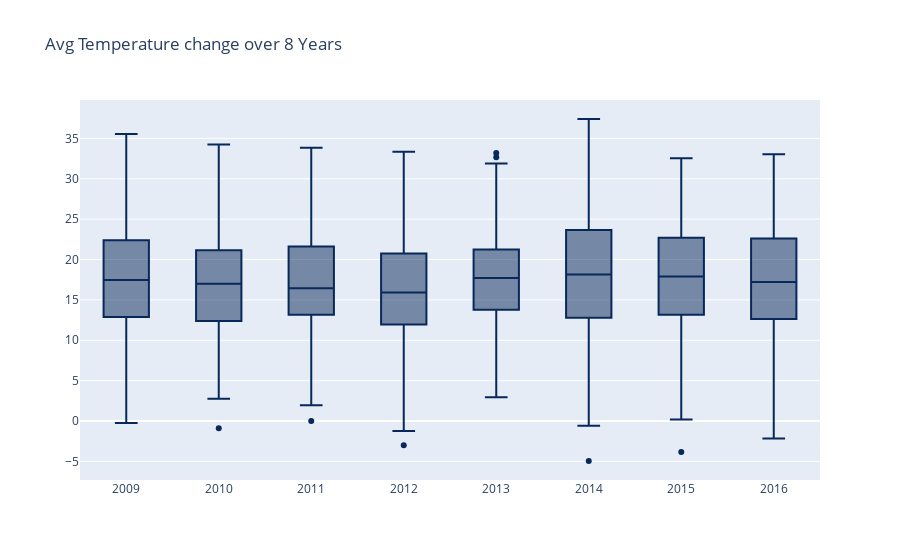

Source (notebook cell):
### Markdown cell above
### Box plot to find the avg temperature pattern over the 8 years

### Code cell
first_plot= fig = go.Figure()
fig.add_trace(go.Box(
    y=df_group['AvgTemp'],
    x=df_group['Year'],
    marker_color='rgb(7,40,89)',
))

fig.update_layout(title='Avg Temperature change over 8 Years')
fig.show()

### Figure 1 — Plotly figure (JSON) as saved in the notebook; plotly's stock layout.template omitted (floating-point values rounded to 4 significant figures; data arrays with more than 128 entries replaced by an {"elided": "..."} marker saying what was removed)
{"data": [{"marker": {"color": "rgb(7,40,89)"}, "type": "box", "x": {"elided": "4416 int values"}, "y": {"elided": "4416 float values"}}], "layout": {"title": {"text": "Avg Temperature change over 8 Years"}}}
